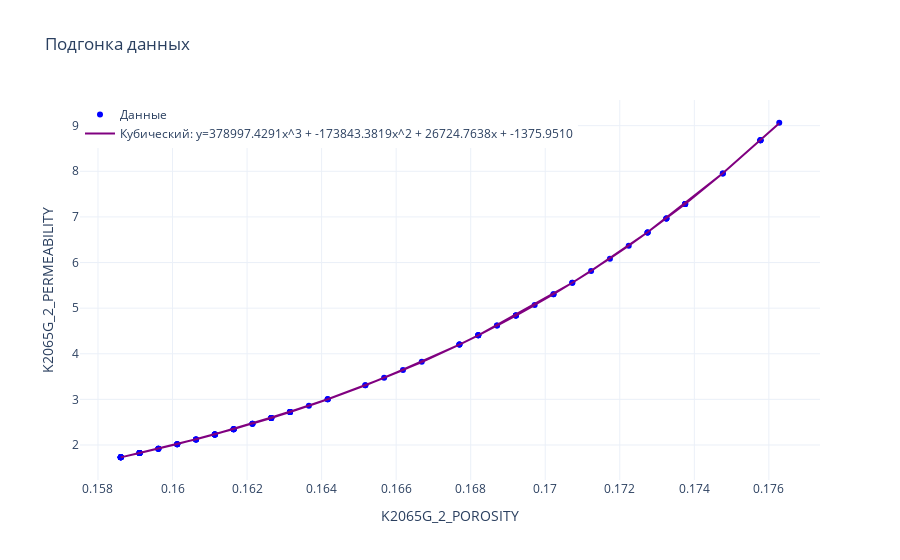

The notebook cell this image was saved under:
### Code cell
fit_and_plot_lists_3(K2065G_2_POROSITY, K2065G_2_PERMEABILITY, "K2065G_2_POROSITY", "K2065G_2_PERMEABILITY")
